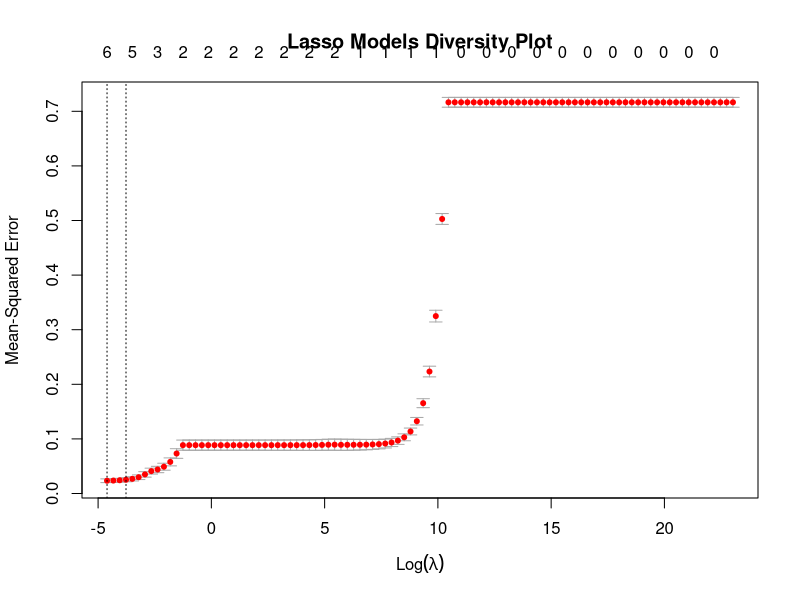

Reproduce this figure in R. (Note: this script raises an error after producing the figure.)
library(glmnet)

# read in data
train_data <- read.csv("data/cleaned-data/train-clean-data.csv")
test_data <- read.csv("data/cleaned-data/test-clean-data.csv")
full_data <- read.csv("data/cleaned-data/clean-data.csv")

train_data <- train_data[,-1]
train_data[, c("UNITID", "UGDS_WOMEN", "INSTNM", "STABBR", "CITY", "ZIP", "GENDER_DIV", "RACE_DIV", "MARITAL_STATUS_DIV", "FIRST_GEN_DIV")] <- NULL

test_data <- test_data[,-1]
test_data[, c("UNITID", "UGDS_WOMEN", "INSTNM", "STABBR", "CITY", "ZIP", "GENDER_DIV", "RACE_DIV", "MARITAL_STATUS_DIV", "FIRST_GEN_DIV")] <- NULL

full_data <- full_data[,-1]
full_data[, c("UNITID", "UGDS_WOMEN", "INSTNM", "STABBR", "CITY", "ZIP", "GENDER_DIV", "RACE_DIV", "MARITAL_STATUS_DIV", "FIRST_GEN_DIV")] <- NULL

### TRAIN ###
train_x <- as.matrix(train_data[,-18])
train_y <- train_data$DIV_SCORE
grid <- 10^seq(10, -2, length = 100)
set.seed(100)
lasso.mod <- cv.glmnet(train_x, train_y, intercept = FALSE, standardize = FALSE, lambda = grid, alpha = 1)

# save plot
png("images/lasso-diversity-models-plot.png")
plot(lasso.mod, main = "Lasso Models Diversity Plot")
dev.off()

# model selection
min_lambda <- lasso.mod$lambda.min
best_fit <- glmnet(train_x, train_y, intercept = FALSE, standardize = FALSE, lambda = min_lambda, alpha = 1)

### TEST ###
test_x <- as.matrix(test_data[,-18])
target_y <- test_data$DIV_SCORE
# test set prediction -- MSE
lasso.pred <- predict(best_fit, newx = test_x)
lasso_test_mse <- mean((lasso.pred - target_y)^2)

### FULL DATASET ###
full_x <- as.matrix(full_data[,-18])
full_y <- full_data$DIV_SCORE

official_fit <- glmnet(full_x, full_y, intercept = FALSE, standardize = FALSE, lambda = min_lambda, alpha = 1)
lasso_official_coef <- coef(official_fit)

# save RData
save(lasso.mod, min_lambda, lasso_test_mse, lasso_official_coef, file = "data/regressions/lasso-diversity-models.RData")
